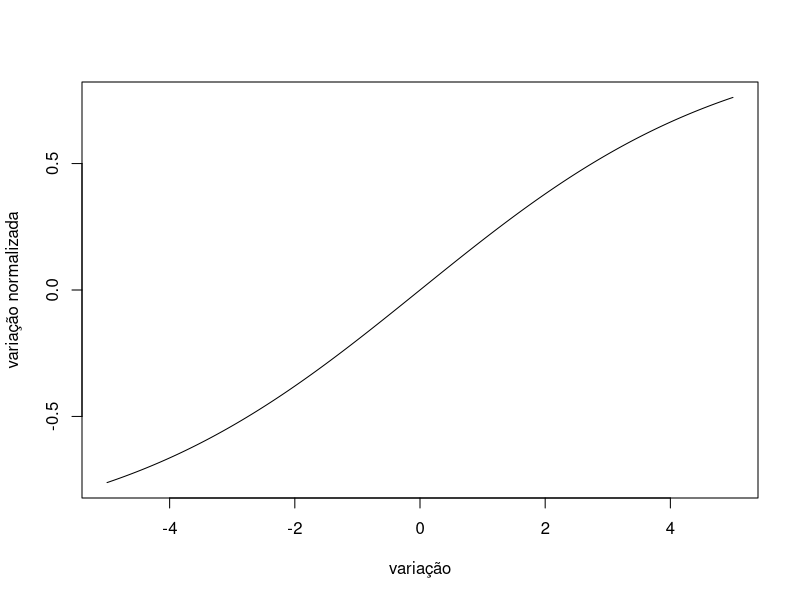
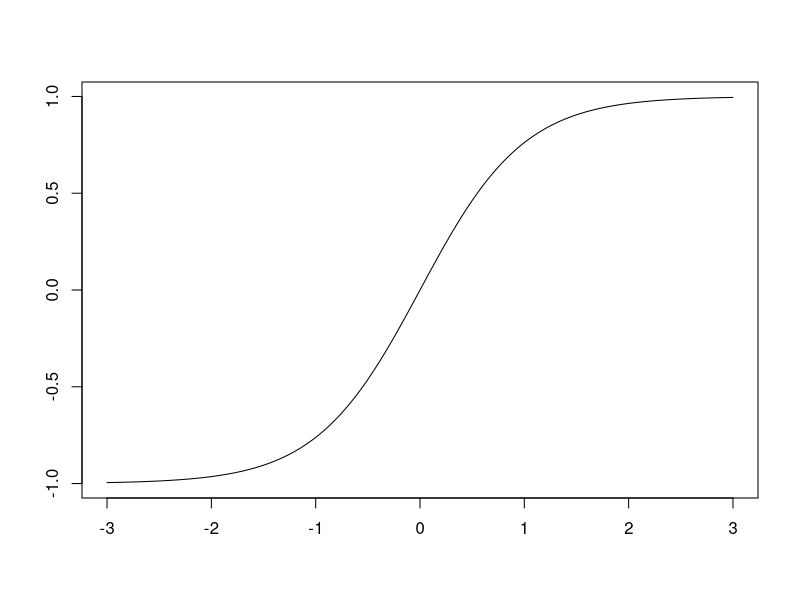

The R script that drew these images, in order:
#Plota gráfico com variação da tangente hiperbólica
#inverso seria log(sqrt( (1 + y) / (1 - y)) *5, base = exp(1))

x = seq( from= -5., to= 5, by = 0.01)
y = tanh( x/5 )
plot(x = x, y = y, type = "l", xlab = "variação", ylab = "variação normalizada")

x2 = log( (sqrt(1+y) / sqrt(1-y) )) *5
x - x2
#tanh(0.2/5)


x = seq( from= -3., to= 3, by = 0.01)
y = tanh( x )
plot(x = x, y = y, type = "l", xlab = "", ylab = "")


x[1]
x2[1]
